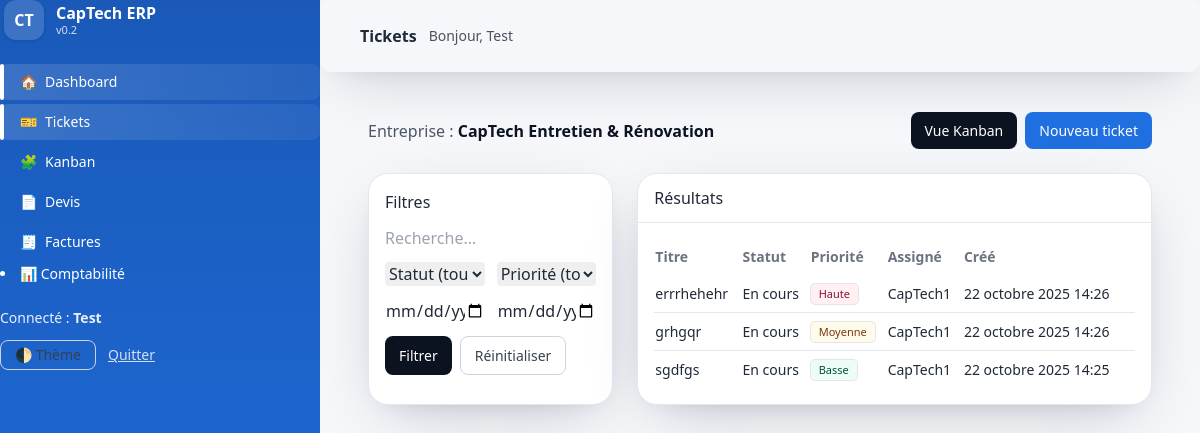
The app's page /tickets/ (signed in) with its own data.
### core/models.py (models this page shows, shortened)
class Timestamped(models.Model):
    created_at = models.DateTimeField(auto_now_add=True)
    updated_at = models.DateTimeField(auto_now=True)
    class Meta:
        abstract = True

class Company(Timestamped):
    name = models.CharField(max_length=200)
    siret = models.CharField(max_length=14, blank=True)
    email = models.EmailField(blank=True)
    phone = models.CharField(max_length=50, blank=True)
    address = models.TextField(blank=True)
    active = models.BooleanField(default=True)
    LEGAL_STATUS = [
        ("MICRO", "Micro-entreprise"),
        ("EI_REEL", "Entreprise individuelle - régime réel"),
        ("EURL_IS", "EURL/SARL à l'IS (gérant TNS)"),
        ("SASU_IS", "SASU/SAS à l'IS (assimilé salarié)"),
    ]
    URSSAF_FREQ = [("MENSUEL", "Mensuel"), ("TRIMESTRIEL", "Trimestriel")]
    ACTIVITY_KIND = [
        ("VENTES", "Vente de marchandises / hébergement (BIC)"),
        ("SERVICES_BIC", "Prestations de services (BIC)"),
        ("LIB_BNC", "Libéral non réglementé (BNC)"),
        ("LIB_CIPAV", "Libéral réglementé (CIPAV)"),
    ]
    legal_status = models.CharField(max_length=20, choices=LEGAL_STATUS, default="MICRO")
    urssaf_frequency = models.CharField(max_length=12, choices=URSSAF_FREQ, default="TRIMESTRIEL")
    activity_kind = models.CharField(max_length=20, choices=ACTIVITY_KIND, default="SERVICES_BIC")
    tva_franchise = models.BooleanField(default=True)

class Ticket(Timestamped):
    STATUS = [("OPEN","Ouvert"),("IN_PROGRESS","En cours"),("WAITING","En attente"),("RESOLVED","Résolu"),("CLOSED","Fermé")]
    PRIORITY = [("LOW","Basse"),("MEDIUM","Moyenne"),("HIGH","Haute")]
    company = models.ForeignKey(Company, on_delete=models.CASCADE, related_name="tickets")
    title = models.CharField(max_length=200)
    description = models.TextField(blank=True)
    status = models.CharField(max_length=20, choices=STATUS, default="OPEN")
    priority = models.CharField(max_length=10, choices=PRIORITY, default="MEDIUM")
    created_by = models.ForeignKey("auth.User", null=True, blank=True, on_delete=models.SET_NULL, related_name="tickets_created")
    assigned_to = models.ForeignKey("auth.User", null=True, blank=True, on_delete=models.SET_NULL, related_name="tickets_assigned")
    order = models.PositiveIntegerField(default=0, db_index=True)
    class Meta:
        ordering = ("order", "-created_at")

### portal/views.py (the view)
# urls.py: path("tickets/", views.tickets, name="tickets"),
@login_required
def tickets(request):
    company = _user_company(request)
    if not company:
        return render(request, "portal/tickets.html", {"company": None})
    qs = (
        Ticket.objects
        .filter(company=company)
        .select_related("assigned_to")
        .order_by("-created_at")        # IMPORTANT : pas de filtre implicite
    )
    q = (request.GET.get("q") or "").strip()
    status = (request.GET.get("status") or "").strip()
    priority = (request.GET.get("priority") or "").strip()
    d_from = parse_date(request.GET.get("from") or "")
    d_to = parse_date(request.GET.get("to") or "")
    if q:
        qs = qs.filter(
            Q(title__icontains=q) |
            Q(description__icontains=q)
        )
    if status:
        qs = qs.filter(status=status)
    if priority:
        qs = qs.filter(priority=priority)
    if d_from:
        qs = qs.filter(created_at__date__gte=d_from)
    if d_to:
        qs = qs.filter(created_at__date__lte=d_to)
    status_choices = Ticket._meta.get_field("status").choices
    priority_choices = Ticket._meta.get_field("priority").choices
    ctx = {
        "company": company,
        "tickets": list(qs),  # force l’éval, utile pour debugger
        "status_choices": status_choices,
        "priority_choices": priority_choices,
    }
    return render(request, "portal/tickets.html", ctx)

### portal/templatetags/portal_extras.py (called while the page is built)
@register.simple_tag(takes_context=True)
def nav_active(context, pattern: str, cls="nav-active"):
    req = context.get("request")
    path = (getattr(req, "path", "") or "").rstrip("/")
    return cls if path.startswith(pattern.rstrip("/")) else ""

@register.filter
def priority_badge_class(priority):
    if priority == "HIGH":
        return "bg-danger-50 text-danger-900"
    if priority == "LOW":
        return "bg-success-50 text-success-900"
    return "bg-amber-50 text-amber-900"

### portal/views.py (called while the page is built)
def _user_company(request):
    m = Membership.objects.select_related("company").filter(user=request.user).first()
    return m.company if m else None

### portal/templates/portal/tickets.html (shortened to what this page needs)
{% extends "portal/base.html" %}
{% load portal_extras %}
{% block page_title %}Tickets{% endblock %}
{% block content %}
{% if company %}
  <div class="mb-6 flex items-center justify-between">
    <div class="text-ink-600">Entreprise : <span class="font-semibold text-ink-900">{{ company.name }}</span></div>
    <div class="flex gap-2">
      <a class="btn btn-dark" href="{% url 'portal:tickets_kanban' %}">Vue Kanban</a>
      <a class="btn btn-primary" href="{% url 'portal:ticket_create' %}">Nouveau ticket</a>
    </div>
  </div>
  <div class="grid grid-cols-1 lg:grid-cols-3 gap-6">
    <form method="get" class="card p-4 space-y-3">
      <div class="font-medium">Filtres</div>
      <input class="w-full rounded border-slate-300" type="text" name="q" value="{{ request.GET.q }}" placeholder="Recherche…" />
      <div class="grid grid-cols-2 gap-3">
        <select class="rounded border-slate-300" name="status">
          <option value="">Statut (tous)</option>
        </select>
        <select class="rounded border-slate-300" name="priority">
          <option value="">Priorité (toutes)</option>
        </select>
        <input class="rounded border-slate-300" type="date" name="from" value="{{ request.GET.from }}">
        <input class="rounded border-slate-300" type="date" name="to" value="{{ request.GET.to }}">
      </div>
      <div class="flex gap-2">
        <button class="btn btn-dark">Filtrer</button>
        <a class="btn btn-outline" href="{% url 'portal:tickets' %}">Réinitialiser</a>
      </div>
    </form>
    <div class="lg:col-span-2 card">
      <div class="px-4 py-3 border-b border-slate-200 font-medium">Résultats</div>
      <div class="p-4 overflow-x-auto">
        {% if tickets %}
        <table class="w-full text-sm">
          <thead class="text-ink-500">
            <tr class="text-left">
              <th class="py-2">Titre</th>
              <th class="py-2">Statut</th>
              <th class="py-2">Priorité</th>
              <th class="py-2">Assigné</th>
              <th class="py-2">Créé</th>
            </tr>
          </thead>
          <tbody class="divide-y divide-slate-200">
            {% for t in tickets %}
            <tr class="hover:bg-ink-50/60">
              <td class="py-2"><a class="font-medium hover:underline" href="{% url 'portal:ticket_detail' t.pk %}">{{ t.title }}</a></td>
              <td class="py-2">{{ t.get_status_display }}</td>
              <td class="py-2">
                <span class="chip {{ t.priority|priority_badge_class }}">{{ t.get_priority_display }}</span>
              </td>
              <td class="py-2">{{ t.assigned_to|default:"—" }}</td>
              <td class="py-2">{{ t.created_at }}</td>
            </tr>
            {% endfor %}
          </tbody>
        </table>
        {% else %}
          <div class="text-sm text-ink-500">Aucun ticket.</div>
        {% endif %}
      </div>
    </div>
  </div>
{% else %}
  <div class="card p-6">Aucune entreprise associée.</div>
{% endif %}
{% endblock %}

### portal/templates/portal/base.html (shortened to what this page needs)
{% load static %}
{% load portal_extras %}
<!doctype html>
<html lang="fr" class="scroll-smooth">
<head>
  <link rel="stylesheet" href="{% static 'build/style.css' %}">
  <script src="https://cdn.tailwindcss.com"></script>
</head>
<body class="bg-ink-50 dark:bg-ink-900 text-ink-800 dark:text-ink-100">
  <div class="min-h-screen flex">
    <aside id="sidebar" class="sidebar h-screen bg-gradient-to-b from-brand-700 to-brand-600 text-white md:sticky top-0 shrink-0">
      <div class="flex items-center gap-3 mb-6 ps-1">
        <div class="h-10 w-10 rounded-xl bg-white/15 grid place-items-center font-bold shadow">CT</div>
        <div class="leading-tight">
          <div class="font-semibold">CapTech ERP</div>
          <div class="text-[11px] opacity-80">v0.2</div>
        </div>
      </div>
      <nav class="space-y-1 text-sm">
        <a href="{% url 'portal:dashboard' %}" class="flex items-center gap-2 px-5 py-2 rounded-lg hover:bg-white/10 {% nav_active '/' 'nav-active' %}">🏠 <span>Dashboard</span></a>
        <a href="{% url 'portal:tickets' %}" class="flex items-center gap-2 px-5 py-2 rounded-lg hover:bg-white/10 {% nav_active '/tickets' 'nav-active' %}">🎫 <span>Tickets</span></a>
        <a href="{% url 'portal:tickets_kanban' %}" class="flex items-center gap-2 px-5 py-2 rounded-lg hover:bg-white/10 {% nav_active '/tickets/kanban' 'nav-active' %}">🧩 <span>Kanban</span></a>
        <a href="{% url 'portal:quotes' %}" class="flex items-center gap-2 px-5 py-2 rounded-lg hover:bg-white/10 {% nav_active '/quotes' 'nav-active' %}">📄 <span>Devis</span></a>
        <a href="{% url 'portal:invoices' %}" class="flex items-center gap-2 px-5 py-2 rounded-lg hover:bg-white/10 {% nav_active '/invoices' 'nav-active' %}">🧾 <span>Factures</span></a>
        <li class="nav-item">
        <a class="nav-link" href="{% url 'portal:accounting' %}">
        📊 <span>Comptabilité</span>
        </a>
        </li>
      </nav>
      <div class="mt-auto pt-6 text-sm">
        <div class="opacity-90">Connecté : <strong>{{ request.user.username }}</strong></div>
        <div class="flex items-center gap-3 mt-3">
          <button id="toggleTheme" class="btn btn-outline !py-1">🌓 Thème</button>
          <a class="text-white/80 hover:text-white underline" href="{% url 'admin:logout' %}">Quitter</a>
        </div>
      </div>
    </aside>
    <main class="flex-1">
      <header class="surface rounded-xl shadow-card mb-4 px-4 py-3 flex items-center justify-between">
        <div class="px-4 md:px-6 py-3 flex items-center justify-between">
          <div class="flex items-center gap-3">
            <div class="font-semibold">{% block page_title %}{% endblock %}</div>
          </div>
          <div class="ml-3 text-sm opacity-80 hidden sm:block">Bonjour, {{ request.user.username }}</div>
        </div>
      </header>
      <div class="mx-auto w-full max-w-6xl xl:max-w-7xl px-4 md:px-6">
      <div class="p-6 md:p-6">
        {% block content %}{% endblock %}
      </div>
    </main>
  </div>
</body>
</html>

### portal/templates/portal/base.html (style rules this page uses)
.nav-active { position:relative;background:linear-gradient(90deg,rgba(255,255,255,.14),rgba(255,255,255,.06)); }
.nav-active::before { content:"";position:absolute;inset:0 auto 0 0;width:4px;background:#fff;border-radius:999px; }
.card { background-color: #fff; border-radius: 1.25rem; border: 1px solid rgb(226, 232, 240); box-shadow: 0 18px 60px -20px rgba(2, 6, 23, .25), 0 8px 24px -16px rgba(2,6,23,.15); }
.btn { display: inline-flex; align-items: center; gap: 0.5rem; border-radius: 0.5rem; padding: 0.5rem 0.875rem; font-size: 0.875rem; font-weight: 500; transition-property: all; transition-timing-function: cubic-bezier(0.4, 0, 0.2, 1); transition-duration: 150ms; }
.btn-primary { background-color: rgb(31, 111, 224); color: #fff; }
.btn-dark { background-color: rgb(11, 19, 33); color: #fff; }
.btn-outline { border: 1px solid rgb(203, 213, 225); color: rgb(55, 65, 81); }
.chip { display: inline-flex; align-items: center; padding: 0 0.5rem; height: 1.25rem; font-size: 11px; border-radius: 0.25rem; box-shadow: 0 0 0 1px rgba(0, 0, 0, 0.1); }

### records on screen
Company: name "CapTech Entretien & Rénovation"
Ticket: title "errrhehehr", status "En cours", priority "Haute", assigned_to "CapTech1", created_at "22 octobre 2025 14:26"
Ticket: title "grhgqr", status "En cours", priority "Moyenne", assigned_to "CapTech1", created_at "22 octobre 2025 14:26"
Ticket: title "sgdfgs", status "En cours", priority "Basse", assigned_to "CapTech1", created_at "22 octobre 2025 14:25"

### other values on screen
{{ request.user.username }} "Test"
